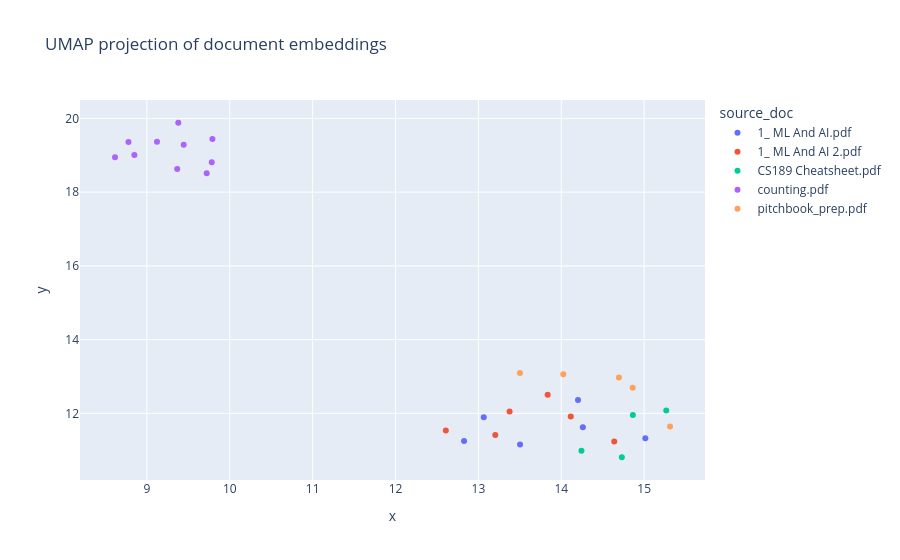

Notebook code for this chart:
### Code cell
plot_embeddings(reduced_embeddings, manifest_path)

### Figure 1 — Plotly figure (JSON) as saved in the notebook; plotly's stock layout.template omitted (floating-point values rounded to 4 significant figures)
{"data": [{"customdata": [["35553c34c21dc7689c84b5dfff65b66576a947a207097d6c6be1b74c8a886eae", 1], ["d9faed73efadd4039a580f89d654db76846c1b4731edcb6bc8b71dfa8a08f6a7", 2], ["f3614a4cc2bfbbd4b5c50ca05f3179831e24484bfea84d9c9e19fe0adbd31783", 3], ["23c1f3188000a902e74a3c2f4f7a06887c9082b8bf63c0a6d157e968a71356f7", 4], ["fa5bd9cf0200a3dc2e00da926a3095f5b673114425a6a448dc5dcd75ae558286", 5], ["bfc85c8ee44f5bce5f53684b46232c7ea2f56dae48624cf4741e3f3871330d31", 6]], "hovertemplate": "source_doc=1_ ML And AI.pdf<br>x=%{x}<br>y=%{y}<br>chunk_id=%{customdata[0]}<br>page=%{customdata[1]}<extra></extra>", "legendgroup": "1_ ML And AI.pdf", "marker": {"color": "#636efa", "symbol": "circle"}, "mode": "markers", "name": "1_ ML And AI.pdf", "orientation": "v", "showlegend": true, "type": "scatter", "x": [14.2, 14.26, 15.01, 13.06, 13.5, 12.83], "xaxis": "x", "y": [12.36, 11.62, 11.33, 11.89, 11.16, 11.25], "yaxis": "y"}, {"customdata": [["35553c34c21dc7689c84b5dfff65b66576a947a207097d6c6be1b74c8a886eae", 1], ["6c7605ca8189e35a973b2e588146eac718442e71eb64a02df0f398b49d19190f", 2], ["ee44d0006f7f708c51e306644e0bf4e323c97815f59ed4a101e72b9130734936", 3], ["23c1f3188000a902e74a3c2f4f7a06887c9082b8bf63c0a6d157e968a71356f7", 4], ["3e2f00dfde52aec4201ebfc9d8904ddd0d48e916a21709a41e3e329b928439d6", 5], ["b86b8071b17b32cc3ca584a4fc1cf039e8f4f36454c18f9f935eecd863cf3819", 6]], "hovertemplate": "source_doc=1_ ML And AI 2.pdf<br>x=%{x}<br>y=%{y}<br>chunk_id=%{customdata[0]}<br>page=%{customdata[1]}<extra></extra>", "legendgroup": "1_ ML And AI 2.pdf", "marker": {"color": "#EF553B", "symbol": "circle"}, "mode": "markers", "name": "1_ ML And AI 2.pdf", "orientation": "v", "showlegend": true, "type": "scatter", "x": [13.84, 14.11, 14.64, 13.38, 13.2, 12.61], "xaxis": "x", "y": [12.5, 11.92, 11.23, 12.05, 11.41, 11.54], "yaxis": "y"}, {"customdata": [["14d59057fe61c832817dbf44ca9b23605b6cfae451d74b3b71f0676f26617439", 1], ["2f4452605ab528add5508cfbb024226f5e70ca9778077d50d08c63fca842ac5a", 2], ["6b13881fd1feea89294f586e51a26c8e01780974d8154179534733d8db2a15ff", 3], ["7aa5172f396c1295dc52ff18e3523c5fad6a2aea06c3062b9a4333ab4fae4aa1", 4]], "hovertemplate": "source_doc=CS189 Cheatsheet.pdf<br>x=%{x}<br>y=%{y}<br>chunk_id=%{customdata[0]}<br>page=%{customdata[1]}<extra></extra>", "legendgroup": "CS189 Cheatsheet.pdf", "marker": {"color": "#00cc96", "symbol": "circle"}, "mode": "markers", "name": "CS189 Cheatsheet.pdf", "orientation": "v", "showlegend": true, "type": "scatter", "x": [15.27, 14.73, 14.24, 14.86], "xaxis": "x", "y": [12.08, 10.81, 10.98, 11.95], "yaxis": "y"}, {"customdata": [["95d104b394555e9de60d830c97e57a2c04ab67b5c8490981f642bbce1b01e827", 1], ["6261d2045dcfb1e5b4f9cb0ded64d389aee9eacbb510fcab1962cd5feb8bd99f", 2], ["2d2c3b135c78b2d08fe6598c3dab36229ef951f2eea68d8ba70481b17d476db7", 3], ["d984fe0473cd2cddee56449bcf0f56be26b44cbb6cb43ac73cce28a88440d6bc", 4], ["59bc1140aefb585f52a1b46d7b63bc69cf30db3fb67608e5cdfadd2acfff816b", 5], ["0da6b4868404168bf458ae94ba19cbd62d767a2871d077d140f64d0b23aac01f", 6], ["b4bf17ae20c996f0763ebfbf538dd4e05d7eb52d634445132fac04427d4d5752", 7], ["e4b0895b0e593ea2c4caf30a4c1aba22c00ec9881addd076ca23802feff476a8", 8], ["422c6a416252b9b6881b12f449ba7259c7c8198868a2a625f052b7e120187147", 9], ["768a4a2909cb1a37855fe3a1b07a89cc7c3def643259c144631005d6c20a8dca", 10]], "hovertemplate": "source_doc=counting.pdf<br>x=%{x}<br>y=%{y}<br>chunk_id=%{customdata[0]}<br>page=%{customdata[1]}<extra></extra>", "legendgroup": "counting.pdf", "marker": {"color": "#ab63fa", "symbol": "circle"}, "mode": "markers", "name": "counting.pdf", "orientation": "v", "showlegend": true, "type": "scatter", "x": [8.849, 8.778, 8.615, 9.122, 9.444, 9.791, 9.783, 9.722, 9.379, 9.366], "xaxis": "x", "y": [19.01, 19.36, 18.94, 19.37, 19.29, 19.44, 18.81, 18.51, 19.88, 18.63], "yaxis": "y"}, {"customdata": [["2d9fe68bf0cfd189ed1f4932ff22b1ebc898740b2edecf5950101649dc1d8faa", 1], ["b8ffafb612a4d2e21f9e534c102e7005424041c3786fd84babec7ba2803e8fe7", 2], ["ce665ba87cca5d1c78ac74432cd6d02ad3af3b4f23f6fc0f68b6cacc755b2716", 3], ["e897fe519396dd59d27972a43efa49e5ddedb8d4e68ed7738fa72b7680e17342", 4], ["50f85f4d0923008cdfcd83cb946224249afae826f89ee91f2302376289b3b345", 5]], "hovertemplate": "source_doc=pitchbook_prep.pdf<br>x=%{x}<br>y=%{y}<br>chunk_id=%{customdata[0]}<br>page=%{customdata[1]}<extra></extra>", "legendgroup": "pitchbook_prep.pdf", "marker": {"color": "#FFA15A", "symbol": "circle"}, "mode": "markers", "name": "pitchbook_prep.pdf", "orientation": "v", "showlegend": true, "type": "scatter", "x": [14.02, 14.86, 14.7, 15.31, 13.5], "xaxis": "x", "y": [13.06, 12.69, 12.97, 11.64, 13.1], "yaxis": "y"}], "layout": {"legend": {"title": {"text": "source_doc"}, "tracegroupgap": 0}, "title": {"text": "UMAP projection of document embeddings"}, "xaxis": {"anchor": "y", "domain": [0, 1], "title": {"text": "x"}}, "yaxis": {"anchor": "x", "domain": [0, 1], "title": {"text": "y"}}}}
